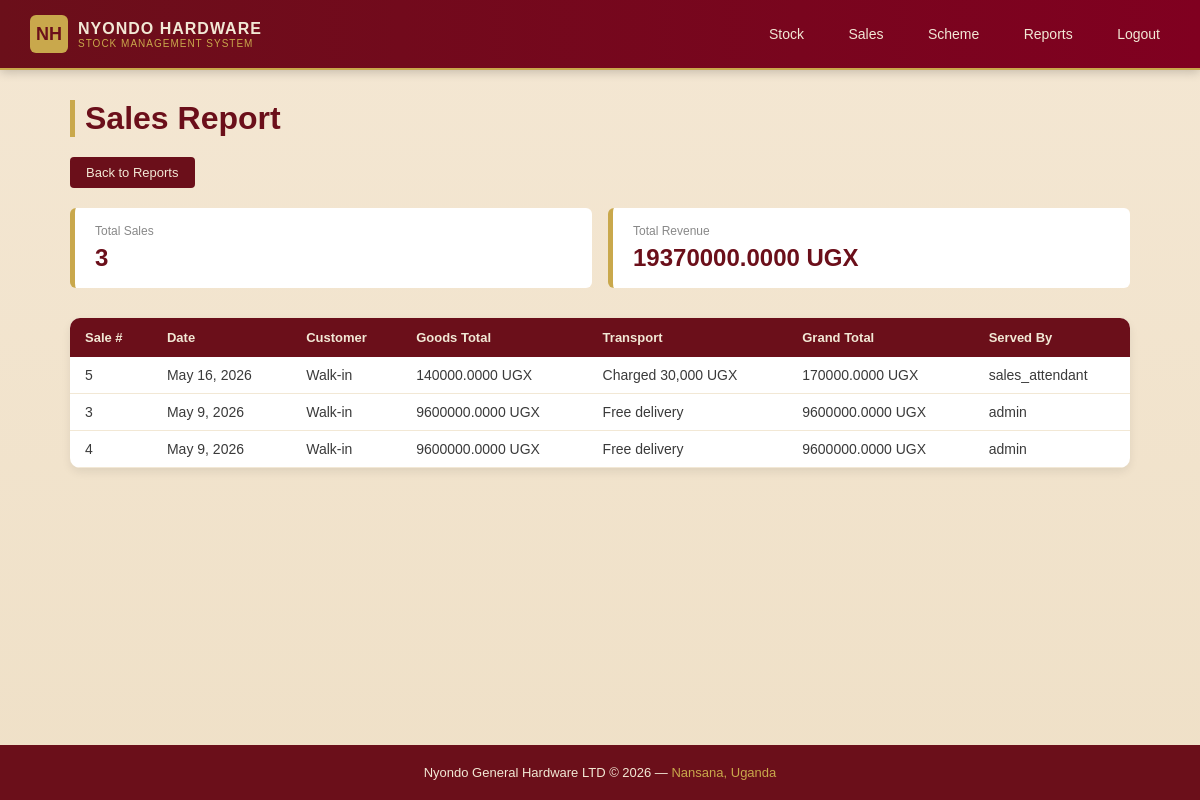
/reports/sales/ (signed in), run on an earlier commit of the app's database.
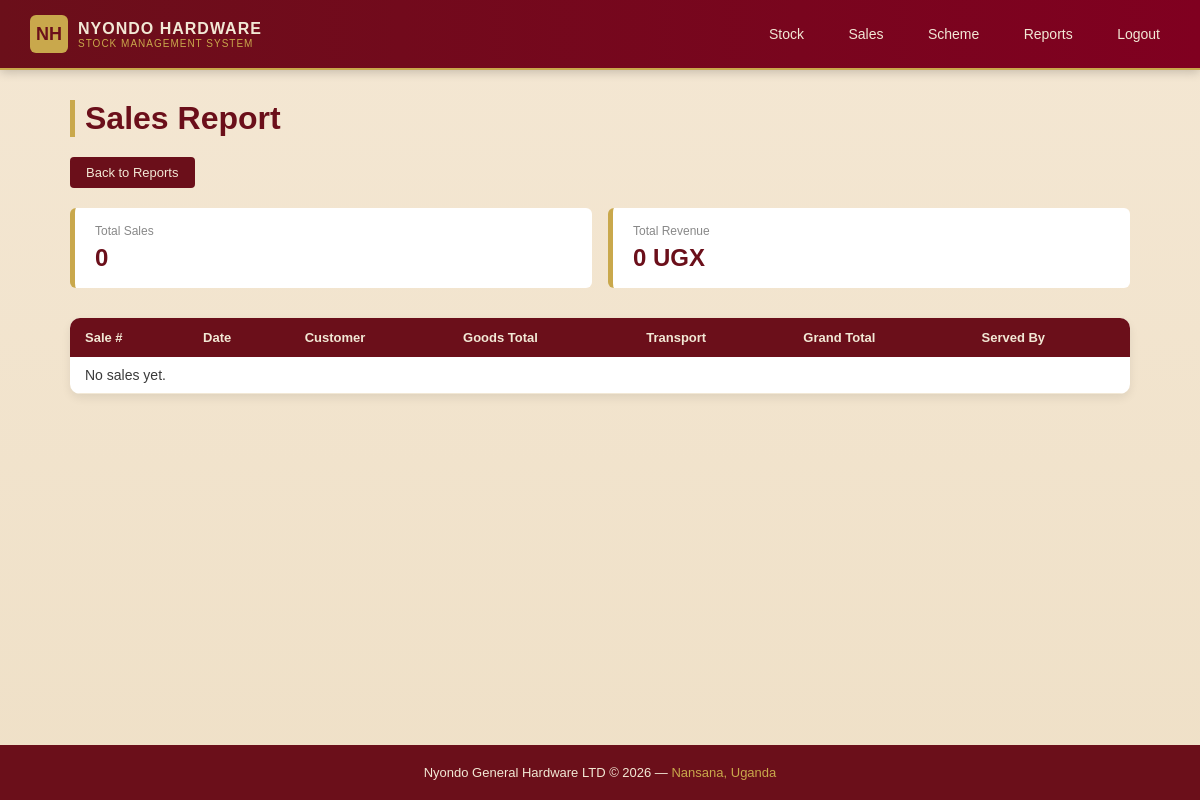
And on a later commit of the database.
### sales/models.py (models this page shows, shortened)
class Sale(models.Model):
    TRANSPORT_CHOICES = [
        ('none',    'No delivery'),
        ('free',    'Free delivery'),
        ('charged', 'Charged 30,000 UGX'),
    ]
    PAYMENT_STATUS_CHOICES = [
        ('paid',    'Paid'),
        ('pending', 'Pending'),
        ('credit',  'Credit Scheme'),
    ]
    customer         = models.ForeignKey(Customer, on_delete=models.SET_NULL, null=True, blank=True, related_name='sales')
    sale_date        = models.DateField(auto_now_add=True)
    within_10km      = models.BooleanField(default=False)
    transport_fee    = models.DecimalField(max_digits=10, decimal_places=2, default=0)
    transport_status = models.CharField(max_length=10, choices=TRANSPORT_CHOICES, default='none')
    payment_status   = models.CharField(max_length=10, choices=PAYMENT_STATUS_CHOICES, default='paid')
    served_by        = models.ForeignKey('auth.User', on_delete=models.SET_NULL, null=True, related_name='sales')
    created_at       = models.DateTimeField(auto_now_add=True)
    def goods_total(self):
        return sum(item.line_total() for item in self.items.all())
    def grand_total(self):
        return self.goods_total() + self.transport_fee

class SaleItem(models.Model):
    sale       = models.ForeignKey(Sale, on_delete=models.CASCADE, related_name='items')
    product    = models.ForeignKey(Product, on_delete=models.PROTECT, related_name='sale_items')
    quantity   = models.DecimalField(max_digits=10, decimal_places=2)
    unit_price = models.DecimalField(max_digits=10, decimal_places=2)
    def line_total(self):
        return self.quantity * self.unit_price

### accounts/decorators.py (the view, shortened to what this page needs)
        def wrapper(request, *args, **kwargs):
            if not request.user.is_authenticated:
                return redirect('/login/')
            if request.user.is_superuser:
                return view_func(request, *args, **kwargs)

### reports/views.py (called while the page is built)
@role_required('accounts')
def sales_report(request):
    sales         = Sale.objects.all().order_by('-sale_date')
    total_revenue = sum(sale.grand_total() for sale in sales)
    return render(request, 'reports/sales_report.html', {
        'sales'        : sales,
        'total_revenue': total_revenue,
    })

### reports/templates/reports/sales_report.html (shortened to what this page needs)
{% extends 'base.html' %}
{% block content %}
    <h1>Sales Report</h1>
    <div class="action-bar">
        <a href="{% url 'reports_dashboard' %}">Back to Reports</a>
    </div>
    <div class="cards">
        <div class="card">
            <p>Total Sales</p>
            <h2>{{ sales|length }}</h2>
        </div>
        <div class="card">
            <p>Total Revenue</p>
            <h2>{{ total_revenue }} UGX</h2>
        </div>
    </div>
    <table>
        <thead>
            <tr>
                <th>Sale #</th>
                <th>Date</th>
                <th>Customer</th>
                <th>Goods Total</th>
                <th>Transport</th>
                <th>Grand Total</th>
                <th>Served By</th>
            </tr>
        </thead>
        <tbody>
            {% for sale in sales %}
            <tr>
                <td>{{ sale.pk }}</td>
                <td>{{ sale.sale_date }}</td>
                <td>{{ sale.customer|default:"Walk-in" }}</td>
                <td>{{ sale.goods_total }} UGX</td>
                <td>{{ sale.get_transport_status_display }}</td>
                <td>{{ sale.grand_total }} UGX</td>
                <td>{{ sale.served_by }}</td>
            </tr>
            {% empty %}
            <tr>
                <td colspan="7">No sales yet.</td>
            </tr>
            {% endfor %}
        </tbody>
    </table>
{% endblock %}

What changed in the data, as far as the page shows it:
removed Sale: pk "5", sale_date "May 16, 2026", customer "Walk-in", goods_total "140000.0000", transport_status "Charged 30,000 UGX", grand_total "170000.0000", served_by "sales_attendant"
removed Sale: pk "3", sale_date "May 9, 2026", customer "Walk-in", goods_total "9600000.0000", transport_status "Free delivery", grand_total "9600000.0000", served_by "admin"
removed Sale: pk "4", sale_date "May 9, 2026", customer "Walk-in", goods_total "9600000.0000", transport_status "Free delivery", grand_total "9600000.0000", served_by "admin"
Also different on the page:
{{ sales|length }}: "3" → "0"
{{ total_revenue }}: "19370000.0000" → "0"
text now shown: "No sales yet."
